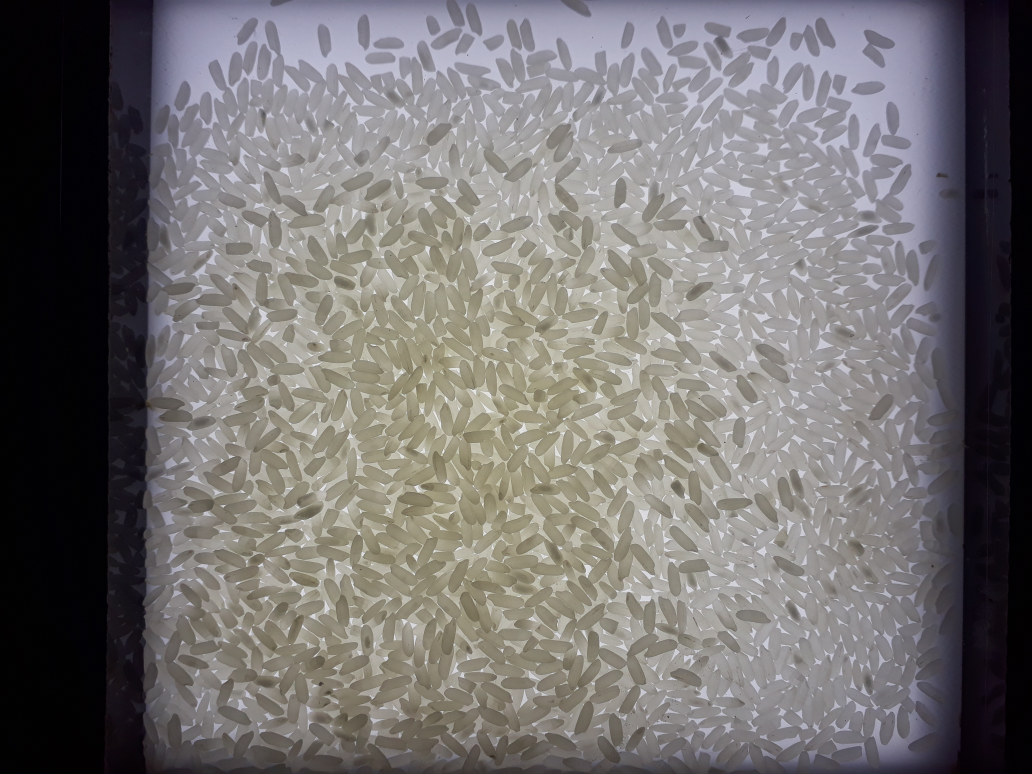
#> input picture notebooks/ai/H14_093304.jpg, 4128 x 3096 px, found by its file name (shown at 1/4 size)
$ jupyter execute --allow-errors 12_ml_project_202320.ipynb   (shell and % lines are left out)
#> lines starting #> are read from the running program, lines starting #| are printed output that depends on the picture
### General recommendations

- **Work on the MNIST dataset.**
  - Otherwise your project will be evaluated with 1 point. Equivalent to not delivering the project.
  - Data:

```Python
import pandas as pd

mnist = pd.read_csv('https://raw.githubusercontent.com/sbussmann/kaggle-mnist/master/Data/train.csv')
```

- (-1 pts) Specify the group members in the first cell of the notebook.
  - Give an itemized list: each member in a line.
- (-1 pts) Deliver two files into a zip folder with the following name format:
  - Final_Project_MS202220_II1II2II3.zip: with two files: html **(or pdf)** and ipynb.
- (-1 pts) **All group members should upload the same file**
- The report (notebook) will be evaluated as:
  - (-3 pts) Poor: only code was delivered.
  - (-2 pts) Fair: commented code, with sections.
  - (-1 pts) Good: commented code, with sections and explanation of the each part of the process.
  - (-0 pts) Excellent: commented code, with sections and explanation of the each part of the process including formulas, research and explanation of what is graphs models, clustering in graphs (community detection), with sources and references.

### Check:

- Determination of Moisture in Rice Grains Based on Visible Spectrum Analysis

  - https://www.mdpi.com/2073-4395/12/12/3021

[cell 1]
import numpy as np
import matplotlib.pyplot as plt
import seaborn as sns
import pandas as pd
from PIL import Image

[cell 2]
img = Image.open('H14_093304.jpg')
#> img is the input picture: PIL image 4128x3096 RGB; mean R, G, B 116.8, 113.8, 113.4
img.size
#> Out = (4128, 3096)

[cell 3]
# this the center of the image
w, h = (np.array(img.size) / 2).astype('int')
#> w = 2064; h = 1548
w, h
#> Out = (2064, 1548)

[cell 4]
# Crop the image
# new image dimensions
cw, ch = 660, 660

box = (w-cw)//2, (h-ch)//2, (w+cw)//2, (h+ch)//2
#> box = (702, 444, 1362, 1104)
box
#> Out = (702, 444, 1362, 1104)

[cell 5]
img_cropped = img.crop(box)
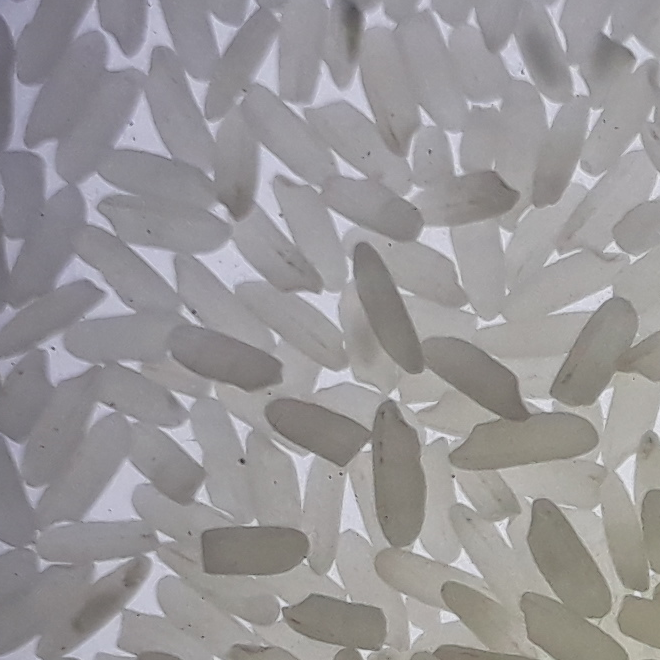
#> img_cropped: PIL image 660x660 RGB; mean R, G, B 152.9, 150.5, 152.4
img_cropped

[cell 6]
# Get all the pixesl in a vector 1D
pixels = np.array(img_cropped).flatten()
# Make a histogram with 44 bins
h = plt.hist(pixels, bins=44, density=True)
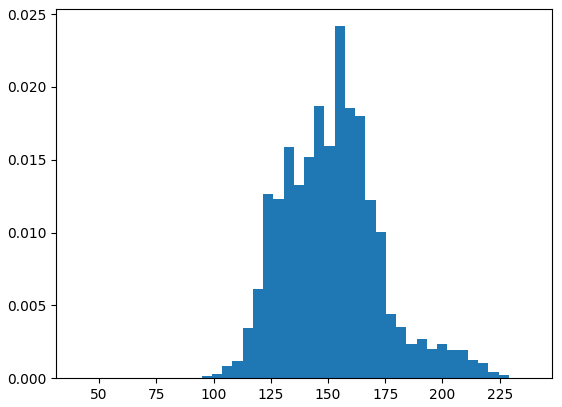
#> figure drawn by matplotlib, 1 panel; tallest bar 0.0242 high, from x = 152.9 to 157.4

$ run again, with notebooks/ai/Baboon.png saved as notebooks/ai/H14_093304.jpg
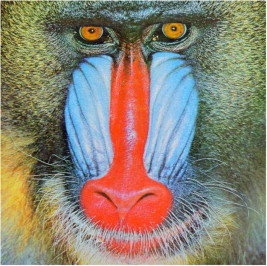
#> input picture notebooks/ai/Baboon.png, 267 x 266 px, found by its file name
#> img is the input picture: PIL image 267x266 RGB; mean R, G, B 139.4, 130, 115.4
#> `img_cropped = img.crop(box)`:
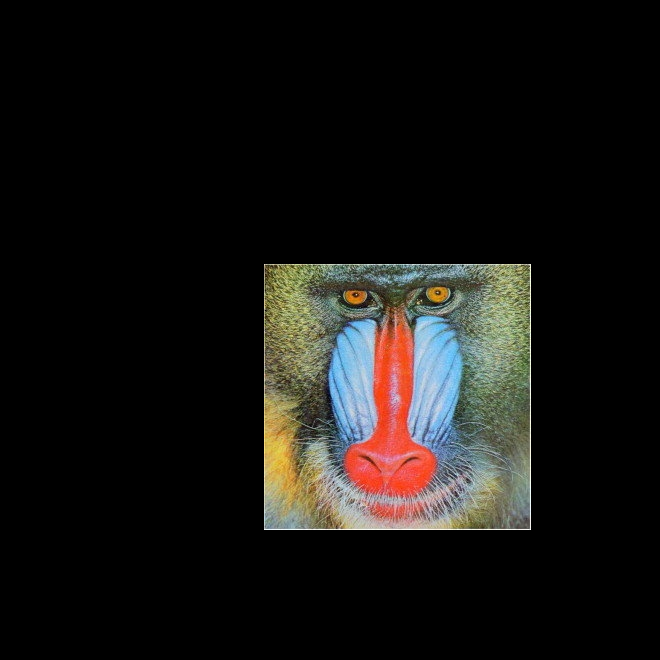
#> img_cropped: PIL image 660x660 RGB; mean R, G, B 22.7, 21.2, 18.8
#> `[cell 6]`:
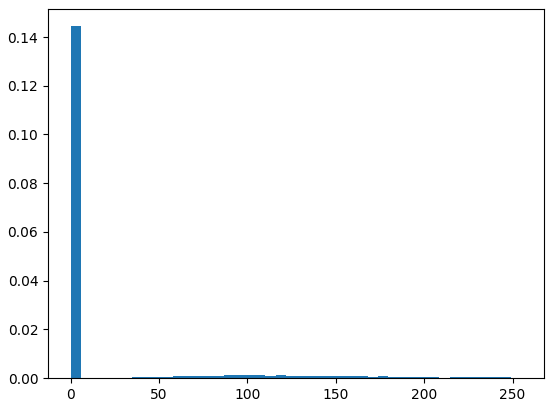
#> figure drawn by matplotlib, 1 panel; tallest bar 0.144 high, from x = 4.44e-16 to 5.8
